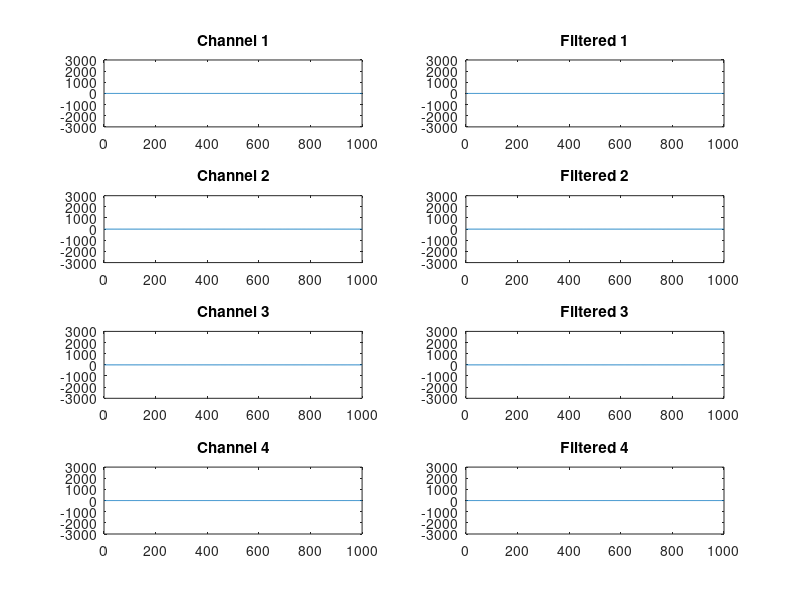

Recreate this plot in MATLAB. (Note: this script raises an error after producing the figure.)
%% plot_channels.m: plot the filtered values from the EMG setup device
clear all; clc; close all; 

NUM_SAMPLES = 1000;  % the sliding window of samples shown
DELAY = 0.005;   % delay between samples drawn in seconds, MUST be >= 0.05

GET_SAMPLE_DIR = '~/sonic_y4_annual_demo/bluetooth/';
path(path, GET_SAMPLE_DIR);   %setup new path 


xrange = 1:NUM_SAMPLES;
yrange = [-3000 , 3000];

channel = zeros(4, NUM_SAMPLES);
channel_raw = zeros(4, NUM_SAMPLES);

val_dump = zeros(5,1);


figure

%%%% Beginnning  of Plot lines

%clf 
subplot(4,2,1)
h1_raw = plot(xrange, channel_raw(1,:)); title('Channel 1');
ylim(yrange);

subplot(4,2,2)
h1 = plot(xrange, channel(1,:)); title('Filtered 1');
ylim(yrange);


subplot(4,2,3)
h2_raw = plot(xrange, channel_raw(2,:)); title('Channel 2');
ylim(yrange);

subplot(4,2,4)
h2 = plot(xrange, channel(2,:)); title('Filtered 2');
ylim(yrange);


subplot(4,2,5)
h3_raw = plot(xrange, channel_raw(3,:)); title('Channel 3');
ylim(yrange);

subplot(4,2,6)
h3 = plot(xrange, channel(3,:)); title('Filtered 3');
ylim(yrange);


subplot(4,2,7)
h4_raw = plot(xrange, channel_raw(4,:)); title('Channel 4');
ylim(yrange);

subplot(4,2,8)
h4 = plot(xrange, channel(4,:)); title('Filtered 4');
ylim(yrange);

%drawnow limitrate nocallbacks    

%%%% End of Plot lines

h1.YDataSource = 'chn1';
h2.YDataSource = 'chn2';
h3.YDataSource = 'chn3';
h4.YDataSource = 'chn4';

h1_raw.YDataSource = 'chn1_raw';
h2_raw.YDataSource = 'chn2_raw';
h3_raw.YDataSource = 'chn3_raw';
h4_raw.YDataSource = 'chn4_raw';

iter = 1;
while (1)
%    for i = xrange
    [sec, ms, usec, ch, ch_raw] = get_sample;

    val_dump = [val_dump, [iter; ch']];
    iter = iter + 1;

    channel = [channel(:, 2:NUM_SAMPLES), ch'];
    channel_raw = [channel_raw(:, 2:NUM_SAMPLES), ch_raw'];

    chn1 = channel(1,:);
    chn2 = channel(2,:);
    chn3 = channel(3,:);
    chn4 = channel(4,:);

    chn1_raw = channel_raw(1,:);
    chn2_raw = channel_raw(2,:);
    chn3_raw = channel_raw(3,:);
    chn4_raw = channel_raw(4,:);



    refreshdata

    pause(DELAY);    %% pause >= 50 ms; VERY IMPORTANY for get_sample to work
%    end     %for
    
end %while
